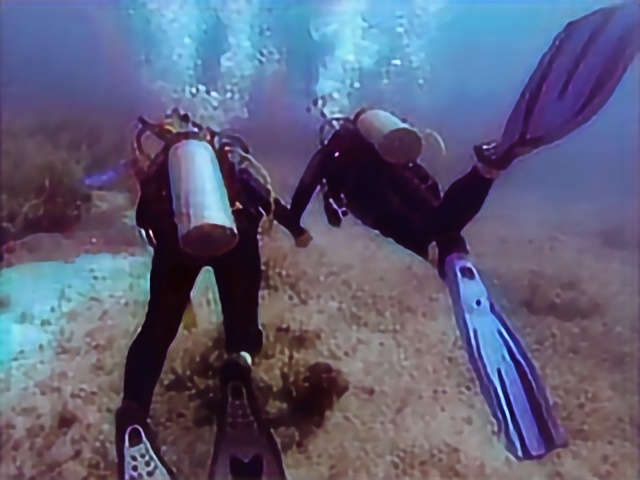
#> input picture Image Processing & Open CV/Underwater Image Enhancement/Dataset/1.jpg, 640 x 480 px, found by its file name
$ jupyter execute underwater-image-enhancement-code.ipynb
#> lines starting #> are read from the running program, lines starting #| are printed output that depends on the picture
[cell 1]
import numpy as np
import pandas as pd

import os
for dirname, _, filenames in os.walk('/kaggle/input'):
    for filename in filenames:
        print(os.path.join(dirname, filename))

[cell 2]
import cv2

dataset_path = "/kaggle/input/underwater-images/underwater_images"
output_dir = "/kaggle/working/filtered_images"
os.makedirs(output_dir, exist_ok=True)

[cell 3]
# List of image filenames
image_files = ["1.jpg", "2.jpg", "3.jpg", "4.jpg"]

# Bilateral Filter
def apply_bilateral(img):
    return cv2.bilateralFilter(img, d=9, sigmaColor=75, sigmaSpace=75)

[cell 4]
#  CLAHE (Contrast Limited Adaptive Histogram Equalization)
def apply_clahe(img):
    lab = cv2.cvtColor(img, cv2.COLOR_BGR2LAB)
    l, a, b = cv2.split(lab)
    clahe = cv2.createCLAHE(clipLimit=2.0, tileGridSize=(8,8))
    cl = clahe.apply(l)
    merged = cv2.merge((cl, a, b))
    return cv2.cvtColor(merged, cv2.COLOR_LAB2BGR)

# Gaussian Blur
def apply_gaussian(img):
    return cv2.GaussianBlur(img, (7, 7), 0)

# Unsharp Masking (Sharpening)
def apply_unsharp(img):
    blurred = cv2.GaussianBlur(img, (9, 9), 10.0)
    return cv2.addWeighted(img, 1.5, blurred, -0.5, 0)

# Gamma Correction
def apply_gamma(img, gamma=1.5):
    invGamma = 1.0 / gamma
    table = np.array([(i / 255.0) ** invGamma * 255 for i in np.arange(0, 256)]).astype("uint8")
    return cv2.LUT(img, table)

[cell 5]
# Filter map
filters = {
    "bilateral": apply_bilateral,
    "clahe": apply_clahe,
    "gaussian": apply_gaussian,
    "unsharp": apply_unsharp,
    "gamma": apply_gamma
}

[cell 6]
# Apply all filters to all images
for i, image_file in enumerate(image_files, start=1):
    img_path = os.path.join(dataset_path, image_file)
    img = cv2.imread(img_path)
#> img is the input picture: shape (480, 640, 3); mean B, G, R 120.6, 94.6, 94.1
    if img is None:
        print(f"Could not read image: {image_file}")
        continue

    for filter_name, filter_func in filters.items():
        filtered_img = filter_func(img)
        output_filename = f"{i}_{filter_name}.jpg"
        output_path = os.path.join(output_dir, output_filename)
        cv2.imwrite(output_path, filtered_img)
        print(f"Saved {output_filename}")
#> this loop made 5 passes
#> pass 2, in apply_clahe, `l, a, b = cv2.split(lab)`:
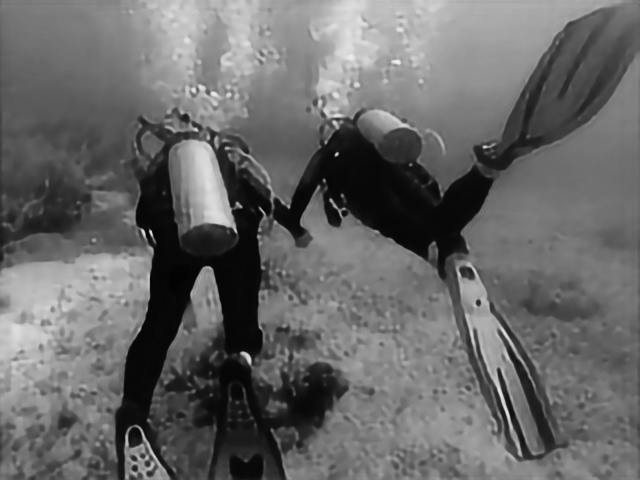
#> l: shape (480, 640); min 2, max 241, mean 103.9
#> pass 2, in apply_clahe, `l, a, b = cv2.split(lab)`:
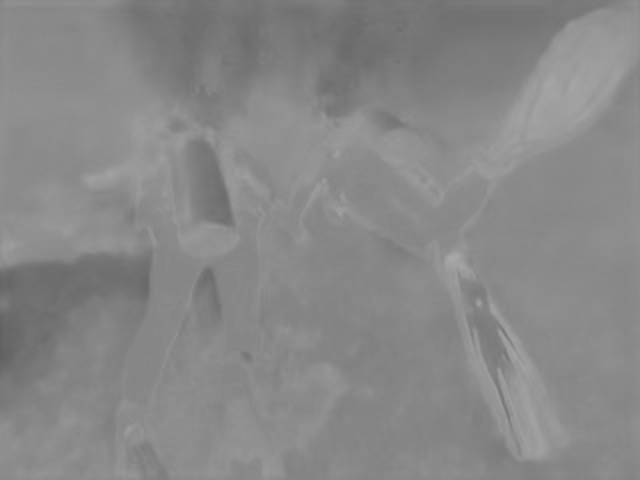
#> a: shape (480, 640); min 95, max 168, mean 135.6
#> pass 2 of the loop `for i, image_file in enumerate(image_files, start=1):`:
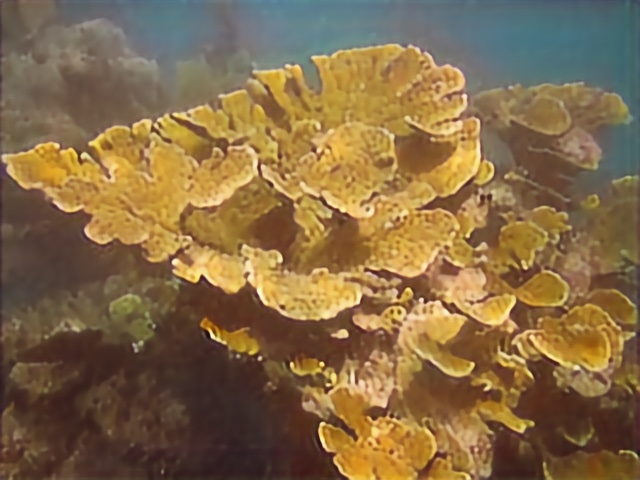
#> input picture Image Processing & Open CV/Underwater Image Enhancement/Dataset/2.jpg, 640 x 480 px, found by its file name
#> img is the input picture: shape (480, 640, 3); mean B, G, R 71, 106.6, 132.6
#> the loop `for filter_name, filter_func in filters.items():` made 5 passes
#> pass 2, in apply_clahe (call 2), `l, a, b = cv2.split(lab)`:
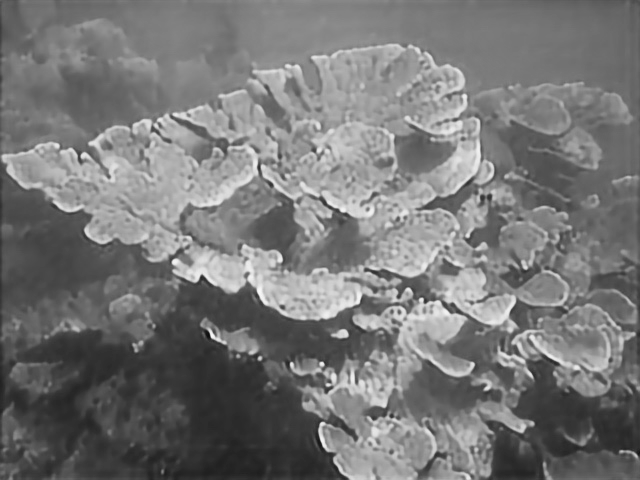
#> l: shape (480, 640); min 12, max 251, mean 118.5
#> pass 2, in apply_clahe (call 2), `l, a, b = cv2.split(lab)`:
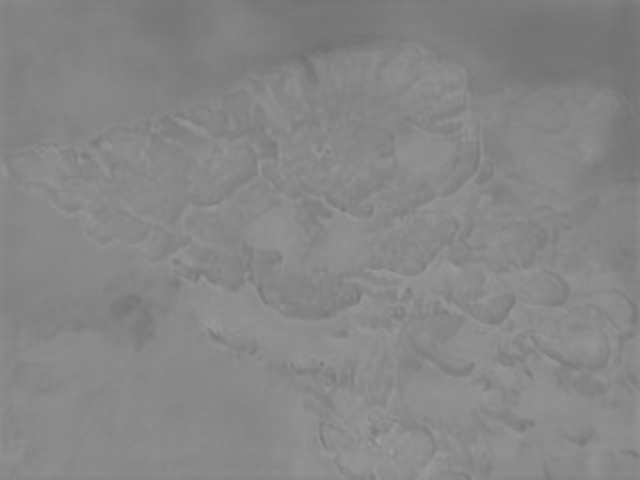
#> a: shape (480, 640); min 112, max 157, mean 134.5
#> pass 3 of the loop `for i, image_file in enumerate(image_files, start=1):`:
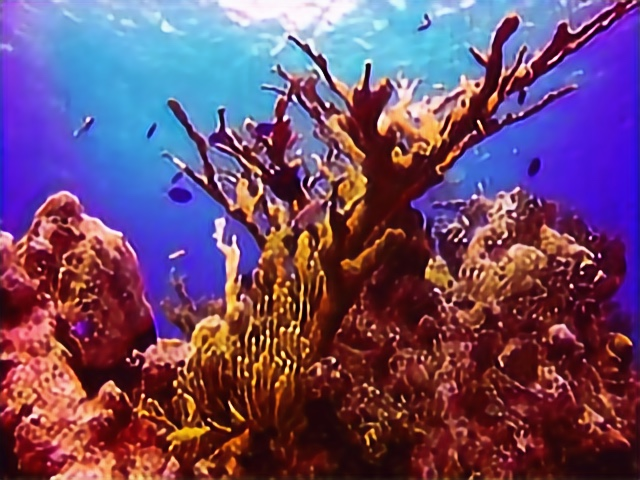
#> input picture Image Processing & Open CV/Underwater Image Enhancement/Dataset/3.jpg, 640 x 480 px, found by its file name
#> img is the input picture: shape (480, 640, 3); mean B, G, R 108, 73.7, 110
#> the loop `for filter_name, filter_func in filters.items():` made 5 passes
#> pass 2, in apply_clahe (call 3), `l, a, b = cv2.split(lab)`:
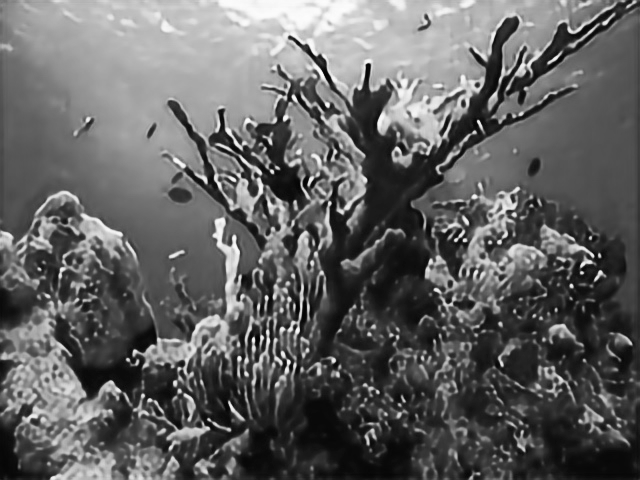
#> l: shape (480, 640); min 1, max 253, mean 97.9
#> pass 2, in apply_clahe (call 3), `l, a, b = cv2.split(lab)`:
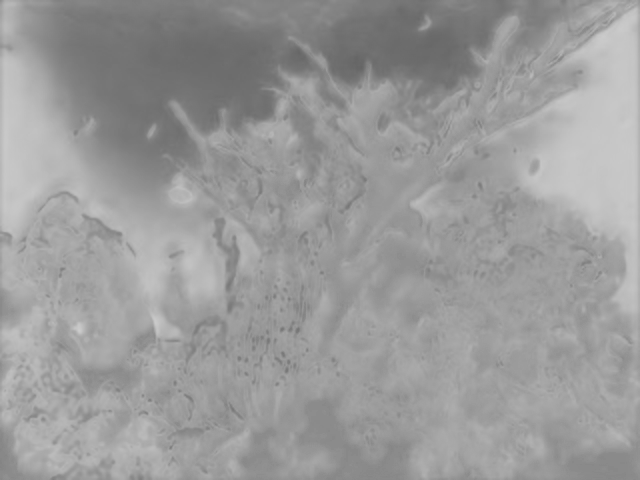
#> a: shape (480, 640); min 101, max 204, mean 154.4
#> the loop made 4 passes; the first 3 are shown
